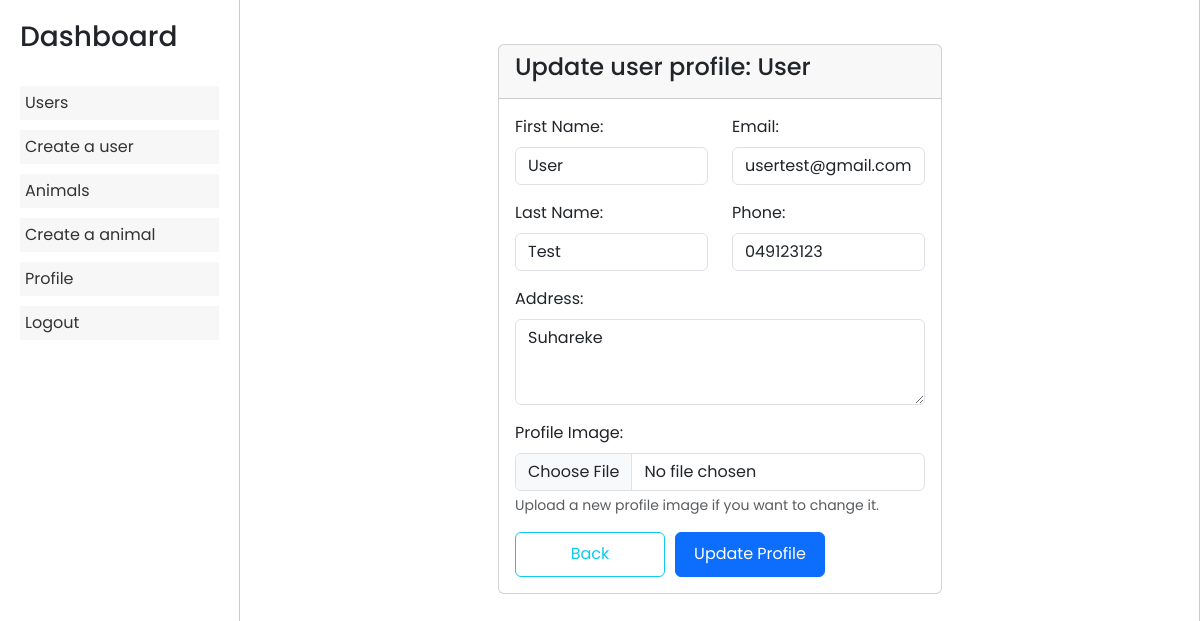
The app's page /admin/dashboard.php?page=update_users&id=2 (signed in) with its own data.
### tables this page shows
CREATE TABLE IF NOT EXISTS `users` (
  `id` int(11) NOT NULL AUTO_INCREMENT,
  `first_name` varchar(50) NOT NULL,
  `last_name` varchar(50) NOT NULL,
  `email` varchar(50) NOT NULL,
  `phone` varchar(20) NOT NULL,
  `address` varchar(40) NOT NULL,
  `image` varchar(100) DEFAULT NULL,
  `password` varchar(255) NOT NULL,
  `status` varchar(10) DEFAULT 'user',
  PRIMARY KEY (`id`),
  UNIQUE KEY `email` (`email`)
);

### admin/update_users.php (the view, shortened to what this page needs)
<?php
if (isset($_SESSION["admin"])) {
    require "../validate/connect.php";
    $id = $_GET["id"];
    $sql = "SELECT * FROM users WHERE id=$id";
    $result = mysqli_query($connect, $sql);
    $row = mysqli_fetch_assoc($result);
?>
    <!DOCTYPE html>
    <html lang="en">
    <head>
        <link href="https://cdn.jsdelivr.net/npm/bootstrap@5.3.0/dist/css/bootstrap.min.css" rel="stylesheet">
    </head>
    <body>
        <div class="container mt-4">
            <div class="row justify-content-center">
                <div class="col-md-6">
                    <div class="card">
                        <div class="card-header">
                            <h4>Update user profile: <?php echo $row["first_name"] ?></h4>
                        </div>
                        <div class="card-body">
                            <form method="post" enctype="multipart/form-data">
                                <div class="row">
                                    <div class="col-md-6">
                                        <div class="mb-3">
                                            <label for="first_name" class="form-label">First Name:</label>
                                            <input type="text" name="first_name" class="form-control" value="<?php echo $row['first_name']; ?>">
                                        </div>
                                        <div class="mb-3">
                                            <label for="last_name" class="form-label">Last Name:</label>
                                            <input type="text" name="last_name" class="form-control" value="<?php echo $row['last_name']; ?>">
                                        </div>
                                    </div>
                                    <div class="col-md-6">
                                        <div class="mb-3">
                                            <label for="email" class="form-label">Email:</label>
                                            <input type="email" name="email" class="form-control" value="<?php echo $row['email']; ?>">
                                        </div>
                                        <div class="mb-3">
                                            <label for="phone" class="form-label">Phone:</label>
                                            <input type="text" name="phone" class="form-control" value="<?php echo $row['phone']; ?>">
                                        </div>
                                    </div>
                                </div>
                                <div class="mb-3">
                                    <label for="address" class="form-label">Address:</label>
                                    <textarea name="address" class="form-control" rows="3"><?php echo $row['address']; ?></textarea>
                                </div>
                                <div class="mb-3">
                                    <label for="image" class="form-label">Profile Image:</label>
                                    <input type="file" name="picture" class="form-control">
                                    <small class="form-text text-muted">Upload a new profile image if you want to change it.</small>
                                </div>
                                <div class="buttons">
                                    <a style="text-decoration: none;" href="dashboard.php?page=users" class="btn btn-outline-info width-btn-2">Back</a>
                                    <button type="submit" name="update" class="btn btn-primary  width-btn-2">Update Profile</button>
                                </div>
                            </form>
                        </div>
                    </div>
                </div>
            </div>
        </div>
    </body>
    </html>
<?php
} else if (isset($_SESSION["user"])) {
    header("location:../home.php");
} else {
    header("Location: ../login.php");
}

### admin/dashboard.php (style rules this page uses)
* { font-family: "Poppins", sans-serif; }
@media (min-width: 1200px) { .container, .container-lg, .container-md, .container-sm, .container-xl { max-width: 1350px !important; } }

### admin/update_users.php (style rules this page uses)
.buttons { display: flex; flex-direction: row; gap: 10px; }
.width-btn-2 { width: 150px !important; height: 45px !important; display: flex; justify-content: center; align-items: center; text-align: center; }

### records on screen
users: first_name "User", last_name "Test", email "usertest@gmail.com", phone "049123123", address "Suhareke"
